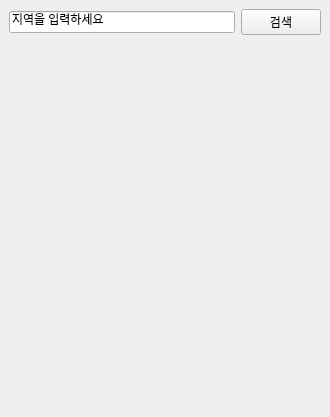
<?xml version="1.0" encoding="UTF-8"?>
<ui version="4.0">
 <class>MainWindow</class>
 <widget class="QMainWindow" name="MainWindow">
  <property name="geometry">
   <rect>
    <x>0</x>
    <y>0</y>
    <width>330</width>
    <height>417</height>
   </rect>
  </property>
  <property name="windowTitle">
   <string>날씨-옷추천</string>
  </property>
  <widget class="QWidget" name="centralwidget">
   <layout class="QHBoxLayout" name="horizontalLayout">
    <item>
     <layout class="QVBoxLayout" name="verticalLayout">
      <item>
       <layout class="QHBoxLayout" name="horizontalLayout_3">
        <item>
         <widget class="QLineEdit" name="lineEdit">
          <property name="text">
           <string>지역을 입력하세요</string>
          </property>
         </widget>
        </item>
        <item>
         <widget class="QPushButton" name="searchbtn">
          <property name="text">
           <string>검색</string>
          </property>
          <property name="icon">
           <iconset>
            <normaloff>images/1.png</normaloff>images/2.png</iconset>
          </property>
         </widget>
        </item>
       </layout>
      </item>
      <item>
       <layout class="QHBoxLayout" name="horizontalLayout_4">
        <item>
         <widget class="QLabel" name="weatherIcon">
          <property name="sizePolicy">
           <sizepolicy hsizetype="Maximum" vsizetype="Preferred">
            <horstretch>0</horstretch>
            <verstretch>0</verstretch>
           </sizepolicy>
          </property>
          <property name="minimumSize">
           <size>
            <width>16</width>
            <height>16</height>
           </size>
          </property>
          <property name="maximumSize">
           <size>
            <width>16</width>
            <height>16</height>
           </size>
          </property>
          <property name="text">
           <string/>
          </property>
         </widget>
        </item>
        <item>
         <widget class="QLabel" name="label1">
          <property name="text">
           <string/>
          </property>
         </widget>
        </item>
       </layout>
      </item>
     </layout>
    </item>
   </layout>
  </widget>
 </widget>
 <resources/>
 <connections/>
</ui>
